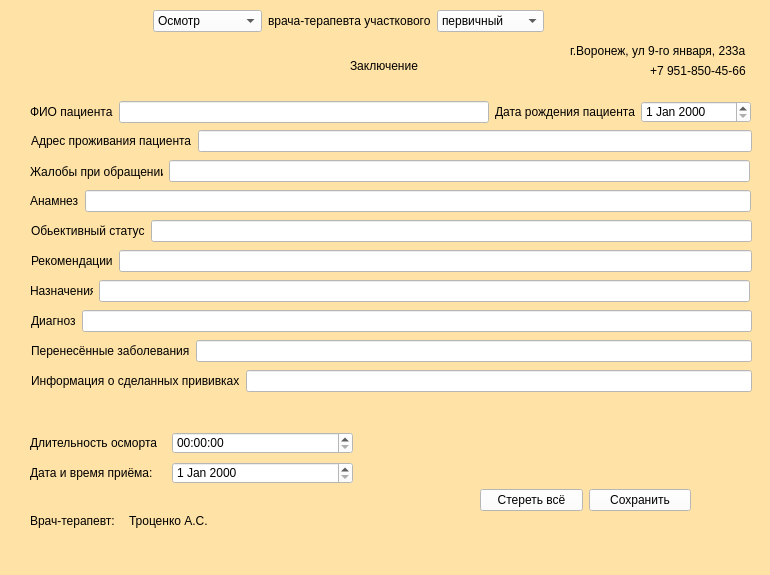
<?xml version="1.0" encoding="UTF-8"?>
<ui version="4.0">
 <class>MainWindow</class>
 <widget class="QMainWindow" name="MainWindow">
  <property name="geometry">
   <rect>
    <x>0</x>
    <y>0</y>
    <width>770</width>
    <height>575</height>
   </rect>
  </property>
  <property name="windowTitle">
   <string>Заключение терапевта</string>
  </property>
  <property name="styleSheet">
   <string notr="true">background-color: rgb(255, 226, 166);</string>
  </property>
  <widget class="QWidget" name="centralwidget">
   <widget class="QLabel" name="label">
    <property name="geometry">
     <rect>
      <x>570</x>
      <y>40</y>
      <width>181</width>
      <height>21</height>
     </rect>
    </property>
    <property name="styleSheet">
     <string notr="true">font: 12pt &quot;GOST type A&quot;;</string>
    </property>
    <property name="text">
     <string>г.Воронеж, ул 9-го января, 233а</string>
    </property>
   </widget>
   <widget class="QLabel" name="label_3">
    <property name="geometry">
     <rect>
      <x>650</x>
      <y>60</y>
      <width>101</width>
      <height>21</height>
     </rect>
    </property>
    <property name="styleSheet">
     <string notr="true">font: 12pt &quot;GOST type A&quot;;</string>
    </property>
    <property name="text">
     <string>+7 951-850-45-66</string>
    </property>
   </widget>
   <widget class="QLabel" name="label_4">
    <property name="geometry">
     <rect>
      <x>350</x>
      <y>50</y>
      <width>91</width>
      <height>31</height>
     </rect>
    </property>
    <property name="styleSheet">
     <string notr="true">font: 16pt &quot;GOST type A&quot;;</string>
    </property>
    <property name="text">
     <string>Заключение</string>
    </property>
   </widget>
   <widget class="QWidget" name="layoutWidget">
    <property name="geometry">
     <rect>
      <x>30</x>
      <y>100</y>
      <width>721</width>
      <height>24</height>
     </rect>
    </property>
    <layout class="QHBoxLayout" name="horizontalLayout">
     <item>
      <widget class="QLabel" name="label_5">
       <property name="minimumSize">
        <size>
         <width>81</width>
         <height>16</height>
        </size>
       </property>
       <property name="styleSheet">
        <string notr="true">font: 12pt &quot;GOST type A&quot;;</string>
       </property>
       <property name="text">
        <string>ФИО пациента</string>
       </property>
      </widget>
     </item>
     <item>
      <widget class="QLineEdit" name="lineEdit">
       <property name="minimumSize">
        <size>
         <width>321</width>
         <height>20</height>
        </size>
       </property>
       <property name="styleSheet">
        <string notr="true">background-color: rgb(255, 255, 255);</string>
       </property>
      </widget>
     </item>
     <item>
      <widget class="QLabel" name="label_6">
       <property name="minimumSize">
        <size>
         <width>131</width>
         <height>16</height>
        </size>
       </property>
       <property name="styleSheet">
        <string notr="true">font: 12pt &quot;GOST type A&quot;;</string>
       </property>
       <property name="text">
        <string>Дата рождения пациента</string>
       </property>
      </widget>
     </item>
     <item>
      <widget class="QDateEdit" name="dateEdit">
       <property name="minimumSize">
        <size>
         <width>110</width>
         <height>22</height>
        </size>
       </property>
       <property name="styleSheet">
        <string notr="true">background-color: rgb(255, 255, 255);</string>
       </property>
      </widget>
     </item>
    </layout>
   </widget>
   <widget class="QWidget" name="layoutWidget">
    <property name="geometry">
     <rect>
      <x>30</x>
      <y>160</y>
      <width>720</width>
      <height>23</height>
     </rect>
    </property>
    <layout class="QHBoxLayout" name="horizontalLayout_3">
     <item>
      <widget class="QLabel" name="label_8">
       <property name="minimumSize">
        <size>
         <width>131</width>
         <height>21</height>
        </size>
       </property>
       <property name="styleSheet">
        <string notr="true">font: 12pt &quot;GOST type A&quot;;</string>
       </property>
       <property name="text">
        <string>Жалобы при обращении</string>
       </property>
      </widget>
     </item>
     <item>
      <widget class="QLineEdit" name="lineEdit_4">
       <property name="minimumSize">
        <size>
         <width>581</width>
         <height>20</height>
        </size>
       </property>
       <property name="styleSheet">
        <string notr="true">background-color: rgb(255, 255, 255);</string>
       </property>
      </widget>
     </item>
    </layout>
   </widget>
   <widget class="QWidget" name="layoutWidget">
    <property name="geometry">
     <rect>
      <x>30</x>
      <y>190</y>
      <width>721</width>
      <height>22</height>
     </rect>
    </property>
    <layout class="QHBoxLayout" name="horizontalLayout_4">
     <item>
      <widget class="QLabel" name="label_9">
       <property name="minimumSize">
        <size>
         <width>47</width>
         <height>13</height>
        </size>
       </property>
       <property name="styleSheet">
        <string notr="true">font: 12pt &quot;GOST type A&quot;;</string>
       </property>
       <property name="text">
        <string>Анамнез</string>
       </property>
      </widget>
     </item>
     <item>
      <widget class="QLineEdit" name="lineEdit_5">
       <property name="minimumSize">
        <size>
         <width>661</width>
         <height>20</height>
        </size>
       </property>
       <property name="styleSheet">
        <string notr="true">background-color: rgb(255, 255, 255);</string>
       </property>
      </widget>
     </item>
    </layout>
   </widget>
   <widget class="QWidget" name="layoutWidget">
    <property name="geometry">
     <rect>
      <x>30</x>
      <y>280</y>
      <width>720</width>
      <height>22</height>
     </rect>
    </property>
    <layout class="QHBoxLayout" name="horizontalLayout_7">
     <item>
      <widget class="QLabel" name="label_12">
       <property name="minimumSize">
        <size>
         <width>61</width>
         <height>16</height>
        </size>
       </property>
       <property name="styleSheet">
        <string notr="true">font: 12pt &quot;GOST type A&quot;;</string>
       </property>
       <property name="text">
        <string>Назначения</string>
       </property>
      </widget>
     </item>
     <item>
      <widget class="QLineEdit" name="lineEdit_8">
       <property name="minimumSize">
        <size>
         <width>651</width>
         <height>20</height>
        </size>
       </property>
       <property name="styleSheet">
        <string notr="true">background-color: rgb(255, 255, 255);</string>
       </property>
      </widget>
     </item>
    </layout>
   </widget>
   <widget class="QWidget" name="">
    <property name="geometry">
     <rect>
      <x>30</x>
      <y>430</y>
      <width>323</width>
      <height>56</height>
     </rect>
    </property>
    <layout class="QVBoxLayout" name="verticalLayout">
     <item>
      <layout class="QHBoxLayout" name="horizontalLayout_11">
       <item>
        <widget class="QLabel" name="label_19">
         <property name="minimumSize">
          <size>
           <width>121</width>
           <height>21</height>
          </size>
         </property>
         <property name="styleSheet">
          <string notr="true">font: 12pt &quot;GOST type A&quot;;</string>
         </property>
         <property name="text">
          <string>Длительность осморта</string>
         </property>
        </widget>
       </item>
       <item>
        <widget class="QTimeEdit" name="timeEdit">
         <property name="minimumSize">
          <size>
           <width>181</width>
           <height>22</height>
          </size>
         </property>
         <property name="styleSheet">
          <string notr="true">background-color: rgb(255, 255, 255);</string>
         </property>
        </widget>
       </item>
      </layout>
     </item>
     <item>
      <layout class="QHBoxLayout" name="horizontalLayout_12">
       <item>
        <widget class="QLabel" name="label_14">
         <property name="styleSheet">
          <string notr="true">font: 12pt &quot;GOST type A&quot;;</string>
         </property>
         <property name="text">
          <string>Дата и время приёма:</string>
         </property>
        </widget>
       </item>
       <item>
        <widget class="QDateEdit" name="dateEdit_2">
         <property name="minimumSize">
          <size>
           <width>181</width>
           <height>22</height>
          </size>
         </property>
         <property name="maximumSize">
          <size>
           <width>181</width>
           <height>22</height>
          </size>
         </property>
         <property name="styleSheet">
          <string notr="true">background-color: rgb(255, 255, 255);</string>
         </property>
        </widget>
       </item>
      </layout>
     </item>
    </layout>
   </widget>
   <widget class="QWidget" name="">
    <property name="geometry">
     <rect>
      <x>31</x>
      <y>130</y>
      <width>721</width>
      <height>22</height>
     </rect>
    </property>
    <layout class="QHBoxLayout" name="horizontalLayout_2">
     <item>
      <widget class="QLabel" name="label_7">
       <property name="minimumSize">
        <size>
         <width>151</width>
         <height>16</height>
        </size>
       </property>
       <property name="styleSheet">
        <string notr="true">font: 12pt &quot;GOST type A&quot;;</string>
       </property>
       <property name="text">
        <string>Адрес проживания пациента</string>
       </property>
      </widget>
     </item>
     <item>
      <widget class="QLineEdit" name="lineEdit_3">
       <property name="minimumSize">
        <size>
         <width>551</width>
         <height>20</height>
        </size>
       </property>
       <property name="styleSheet">
        <string notr="true">background-color: rgb(255, 255, 255);</string>
       </property>
      </widget>
     </item>
    </layout>
   </widget>
   <widget class="QWidget" name="">
    <property name="geometry">
     <rect>
      <x>31</x>
      <y>220</y>
      <width>721</width>
      <height>22</height>
     </rect>
    </property>
    <layout class="QHBoxLayout" name="horizontalLayout_5">
     <item>
      <widget class="QLabel" name="label_10">
       <property name="minimumSize">
        <size>
         <width>111</width>
         <height>16</height>
        </size>
       </property>
       <property name="styleSheet">
        <string notr="true">font: 12pt &quot;GOST type A&quot;;</string>
       </property>
       <property name="text">
        <string>Обьективный статус</string>
       </property>
      </widget>
     </item>
     <item>
      <widget class="QLineEdit" name="lineEdit_6">
       <property name="styleSheet">
        <string notr="true">background-color: rgb(255, 255, 255);</string>
       </property>
      </widget>
     </item>
    </layout>
   </widget>
   <widget class="QWidget" name="">
    <property name="geometry">
     <rect>
      <x>31</x>
      <y>250</y>
      <width>721</width>
      <height>22</height>
     </rect>
    </property>
    <layout class="QHBoxLayout" name="horizontalLayout_6">
     <item>
      <widget class="QLabel" name="label_11">
       <property name="minimumSize">
        <size>
         <width>71</width>
         <height>16</height>
        </size>
       </property>
       <property name="styleSheet">
        <string notr="true">font: 12pt &quot;GOST type A&quot;;</string>
       </property>
       <property name="text">
        <string>Рекомендации</string>
       </property>
      </widget>
     </item>
     <item>
      <widget class="QLineEdit" name="lineEdit_7">
       <property name="styleSheet">
        <string notr="true">background-color: rgb(255, 255, 255);</string>
       </property>
      </widget>
     </item>
    </layout>
   </widget>
   <widget class="QWidget" name="">
    <property name="geometry">
     <rect>
      <x>31</x>
      <y>310</y>
      <width>721</width>
      <height>22</height>
     </rect>
    </property>
    <layout class="QHBoxLayout" name="horizontalLayout_8">
     <item>
      <widget class="QLabel" name="label_13">
       <property name="minimumSize">
        <size>
         <width>41</width>
         <height>16</height>
        </size>
       </property>
       <property name="styleSheet">
        <string notr="true">font: 12pt &quot;GOST type A&quot;;</string>
       </property>
       <property name="text">
        <string>Диагноз</string>
       </property>
      </widget>
     </item>
     <item>
      <widget class="QLineEdit" name="lineEdit_9">
       <property name="styleSheet">
        <string notr="true">background-color: rgb(255, 255, 255);</string>
       </property>
      </widget>
     </item>
    </layout>
   </widget>
   <widget class="QWidget" name="">
    <property name="geometry">
     <rect>
      <x>31</x>
      <y>340</y>
      <width>721</width>
      <height>22</height>
     </rect>
    </property>
    <layout class="QHBoxLayout" name="horizontalLayout_9">
     <item>
      <widget class="QLabel" name="label_20">
       <property name="minimumSize">
        <size>
         <width>141</width>
         <height>16</height>
        </size>
       </property>
       <property name="styleSheet">
        <string notr="true">font: 12pt &quot;GOST type A&quot;;</string>
       </property>
       <property name="text">
        <string>Перенесённые заболевания</string>
       </property>
      </widget>
     </item>
     <item>
      <widget class="QLineEdit" name="lineEdit_10">
       <property name="styleSheet">
        <string notr="true">background-color: rgb(255, 255, 255);</string>
       </property>
      </widget>
     </item>
    </layout>
   </widget>
   <widget class="QWidget" name="">
    <property name="geometry">
     <rect>
      <x>31</x>
      <y>370</y>
      <width>721</width>
      <height>22</height>
     </rect>
    </property>
    <layout class="QHBoxLayout" name="horizontalLayout_10">
     <item>
      <widget class="QLabel" name="label_21">
       <property name="minimumSize">
        <size>
         <width>191</width>
         <height>16</height>
        </size>
       </property>
       <property name="styleSheet">
        <string notr="true">font: 12pt &quot;GOST type A&quot;;</string>
       </property>
       <property name="text">
        <string>Информация о сделанных прививках</string>
       </property>
      </widget>
     </item>
     <item>
      <widget class="QLineEdit" name="lineEdit_11">
       <property name="styleSheet">
        <string notr="true">background-color: rgb(255, 255, 255);</string>
       </property>
      </widget>
     </item>
    </layout>
   </widget>
   <widget class="QWidget" name="">
    <property name="geometry">
     <rect>
      <x>480</x>
      <y>480</y>
      <width>211</width>
      <height>41</height>
     </rect>
    </property>
    <layout class="QHBoxLayout" name="horizontalLayout_13">
     <item>
      <widget class="QPushButton" name="pushButton">
       <property name="styleSheet">
        <string notr="true">background-color: rgb(255, 255, 255);</string>
       </property>
       <property name="text">
        <string>Стереть всё</string>
       </property>
      </widget>
     </item>
     <item>
      <widget class="QPushButton" name="pushButton_2">
       <property name="styleSheet">
        <string notr="true">background-color: rgb(255, 255, 255);</string>
       </property>
       <property name="text">
        <string>Сохранить</string>
       </property>
      </widget>
     </item>
    </layout>
   </widget>
   <widget class="QWidget" name="">
    <property name="geometry">
     <rect>
      <x>30</x>
      <y>510</y>
      <width>191</width>
      <height>21</height>
     </rect>
    </property>
    <layout class="QHBoxLayout" name="horizontalLayout_14">
     <item>
      <widget class="QLabel" name="label_15">
       <property name="styleSheet">
        <string notr="true">font: 12pt &quot;GOST type A&quot;;</string>
       </property>
       <property name="text">
        <string>Врач-терапевт:</string>
       </property>
      </widget>
     </item>
     <item>
      <widget class="QLabel" name="label_16">
       <property name="text">
        <string>Троценко А.С.</string>
       </property>
      </widget>
     </item>
    </layout>
   </widget>
   <widget class="QWidget" name="">
    <property name="geometry">
     <rect>
      <x>153</x>
      <y>10</y>
      <width>391</width>
      <height>22</height>
     </rect>
    </property>
    <layout class="QHBoxLayout" name="horizontalLayout_15">
     <item>
      <widget class="QComboBox" name="comboBox">
       <property name="styleSheet">
        <string notr="true">background-color: rgb(255, 255, 255);</string>
       </property>
       <item>
        <property name="text">
         <string>Осмотр</string>
        </property>
       </item>
       <item>
        <property name="text">
         <string>Приём</string>
        </property>
       </item>
       <item>
        <property name="text">
         <string>Консультация</string>
        </property>
       </item>
      </widget>
     </item>
     <item>
      <widget class="QLabel" name="label_2">
       <property name="styleSheet">
        <string notr="true">font: 12pt &quot;GOST type A&quot;;</string>
       </property>
       <property name="text">
        <string>врача-терапевта участкового</string>
       </property>
      </widget>
     </item>
     <item>
      <widget class="QComboBox" name="comboBox_2">
       <property name="styleSheet">
        <string notr="true">background-color: rgb(255, 255, 255);</string>
       </property>
       <item>
        <property name="text">
         <string>первичный</string>
        </property>
       </item>
       <item>
        <property name="text">
         <string>вторичный</string>
        </property>
       </item>
      </widget>
     </item>
    </layout>
   </widget>
  </widget>
  <widget class="QMenuBar" name="menubar">
   <property name="geometry">
    <rect>
     <x>0</x>
     <y>0</y>
     <width>770</width>
     <height>21</height>
    </rect>
   </property>
  </widget>
  <widget class="QStatusBar" name="statusbar"/>
 </widget>
 <resources/>
 <connections/>
</ui>
